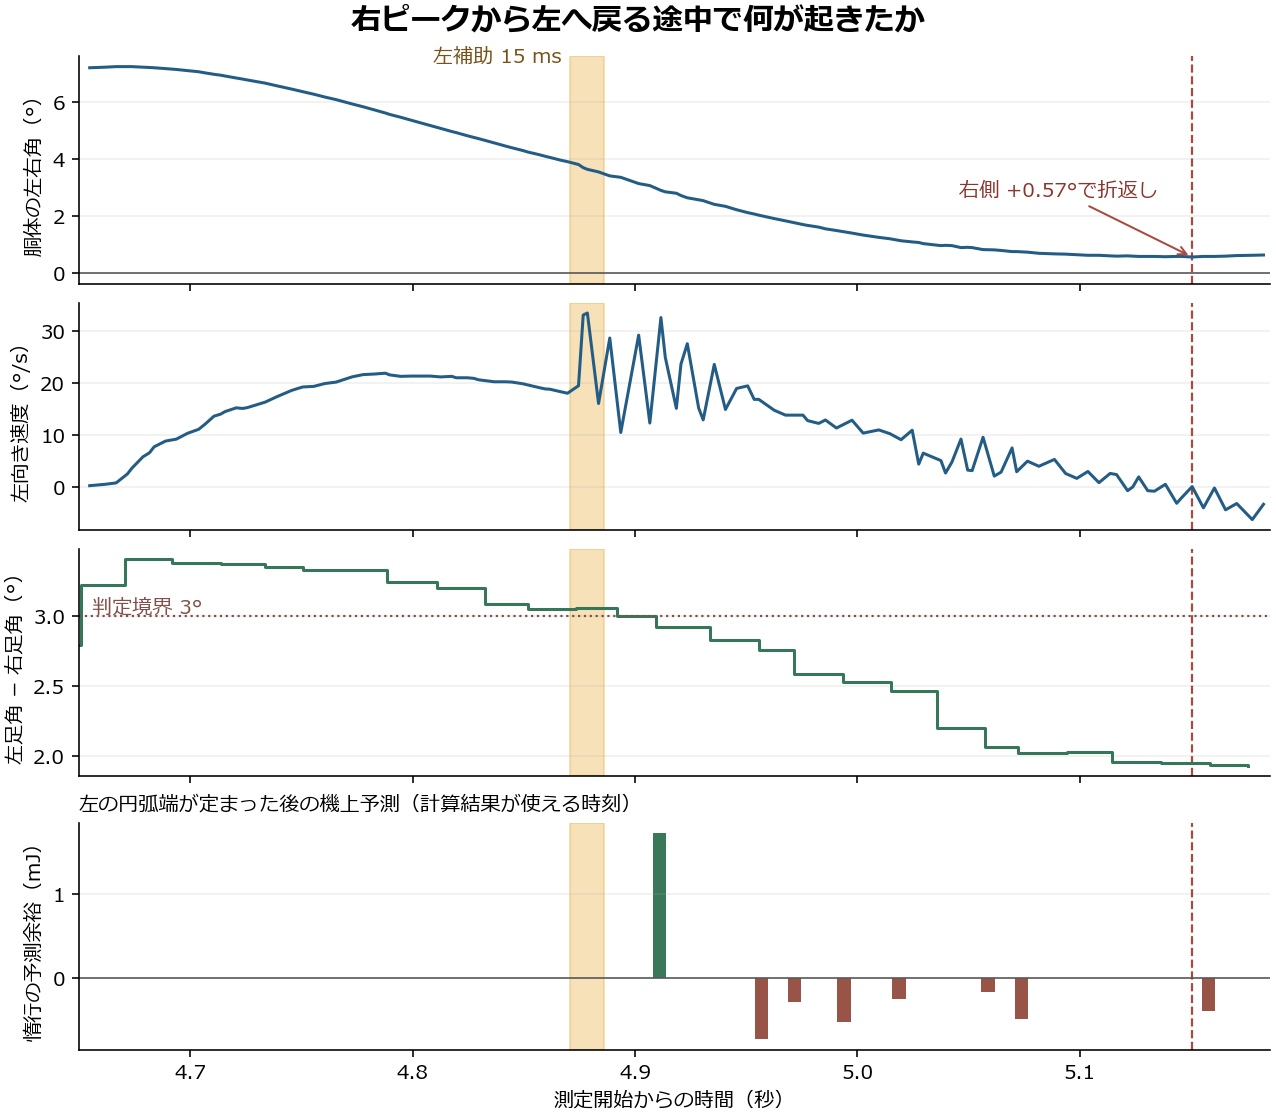

Python code for this plot:
"""Plot the final leftward return from run 135284989 using acquisition and availability times."""
import argparse
import json
from pathlib import Path
import sys

import matplotlib.pyplot as plt
import numpy as np

sys.path.insert(0, str(Path(__file__).resolve().parents[1] / '2026-11-22-walking-simulator'))
from receiving_carry import CarryReplay


def main():
    parser = argparse.ArgumentParser(description=__doc__)
    parser.add_argument('converted', type=Path)
    parser.add_argument('output_png', type=Path)
    args = parser.parse_args()
    meta = json.loads((args.converted / 'metadata.json').read_bytes())
    header = json.loads((args.converted / 'header.json').read_bytes())
    if header['run_start_us'] != 135284989:
        raise ValueError('Expected the 15:39 trial 135284989')
    aid = [r for r in meta['walking_energy']['records'] if r['side'] == -1 and r['return_event'] and r['executed']][-1]
    peak_ms = aid['peak_ms']
    replay = CarryReplay(args.converted)
    motion = replay.follow(dict(peak_ms=peak_ms, decision_ms=aid['output_end_ms'], terminal_deg=0.))
    if motion['status'] != 'reversed':
        raise ValueError('Expected a measured reversal before the signed mechanical zero')
    reverse = motion['end_ms'] / 1000
    start, end = peak_ms / 1000 - .02, reverse + .035
    gyro_time, rate, body = (np.array(a) for a in replay.gyro)
    gyro_time = gyro_time / 1000
    visible = (start <= gyro_time) & (gyro_time <= end)
    plt.rcParams['font.family'] = ['Meiryo', 'DejaVu Sans']
    fig, axes = plt.subplots(4, 1, figsize=(8.8, 7.7), sharex=True, layout='constrained')
    fig.suptitle('右ピークから左へ戻る途中で何が起きたか', weight='bold', fontsize=15)
    for ax in axes:
        ax.axvspan(aid['output_start_ms']/1000, aid['output_end_ms']/1000, color='#edbd62', alpha=.45)
        ax.axvline(reverse, color='#a94a40', ls='--', lw=1.1)
        ax.spines[['top', 'right']].set_visible(False)
        ax.grid(axis='y', alpha=.2)
        ax.set_xlim(start, end)
    axes[0].plot(gyro_time[visible], body[visible], color='#235c85')
    axes[0].set_ylabel('胴体の左右角（°）')
    axes[0].axhline(0, color='#555555', lw=.8)
    axes[0].text(aid['output_start_ms']/1000-.004, 7.4, '左補助 15 ms', ha='right', color='#785216')
    axes[0].annotate('右側 +0.57°で折返し', (reverse,.57), xytext=(reverse-.105,2.7),
                     arrowprops=dict(arrowstyle='->', color='#a94a40'), color='#8a352d')
    axes[1].plot(gyro_time[visible], -rate[visible], color='#235c85')
    axes[1].set_ylabel('左向き速度（°/s）')
    times, diffs = [], []
    for f in meta['foot_frames']:
        if f['state_id'] != 3 or not f['control_observed_us']:
            continue
        t = (f['control_observed_us'] - replay.clock) / 1.e6
        if not start-.06 <= t <= end:
            continue
        valid = all(f[k] for k in ('frame_valid', 'timestamp_valid', 'zero_ready', 'left_valid',
                    'right_valid', 'left_control_range_ok', 'right_control_range_ok'))
        times.append(t)
        diffs.append(f['left_deg'] - f['right_deg'] if valid else np.nan)
    axes[2].step(times, diffs, where='post', color='#367759')
    axes[2].axhline(3, color='#805049', linestyle=':', lw=1.1)
    axes[2].set_ylabel('左足角 − 右足角（°）')
    axes[2].text(start+.006, 3.02, '判定境界 3°', color='#805049')
    anchors = [(ready/1000, 1000*float(row['coast_margin_j'])) for _,ready,row in replay.by_peak[peak_ms]
               if start<=ready/1000<=end and int(row['anchor']) and row['coast_margin_j']]
    t, margin = zip(*anchors)
    axes[3].bar(t, margin, width=.006, color=['#397859' if v>=0 else '#985446' for v in margin])
    axes[3].axhline(0, color='#555555', lw=.8)
    axes[3].set_ylabel('惰行の予測余裕（mJ）')
    axes[3].set_xlabel('測定開始からの時間（秒）')
    axes[3].set_title('左の円弧端が定まった後の機上予測（計算結果が使える時刻）', loc='left', fontsize=10)
    fig.savefig(args.output_png, dpi=145)
    plt.close(fig)


if __name__ == '__main__':
    main()
